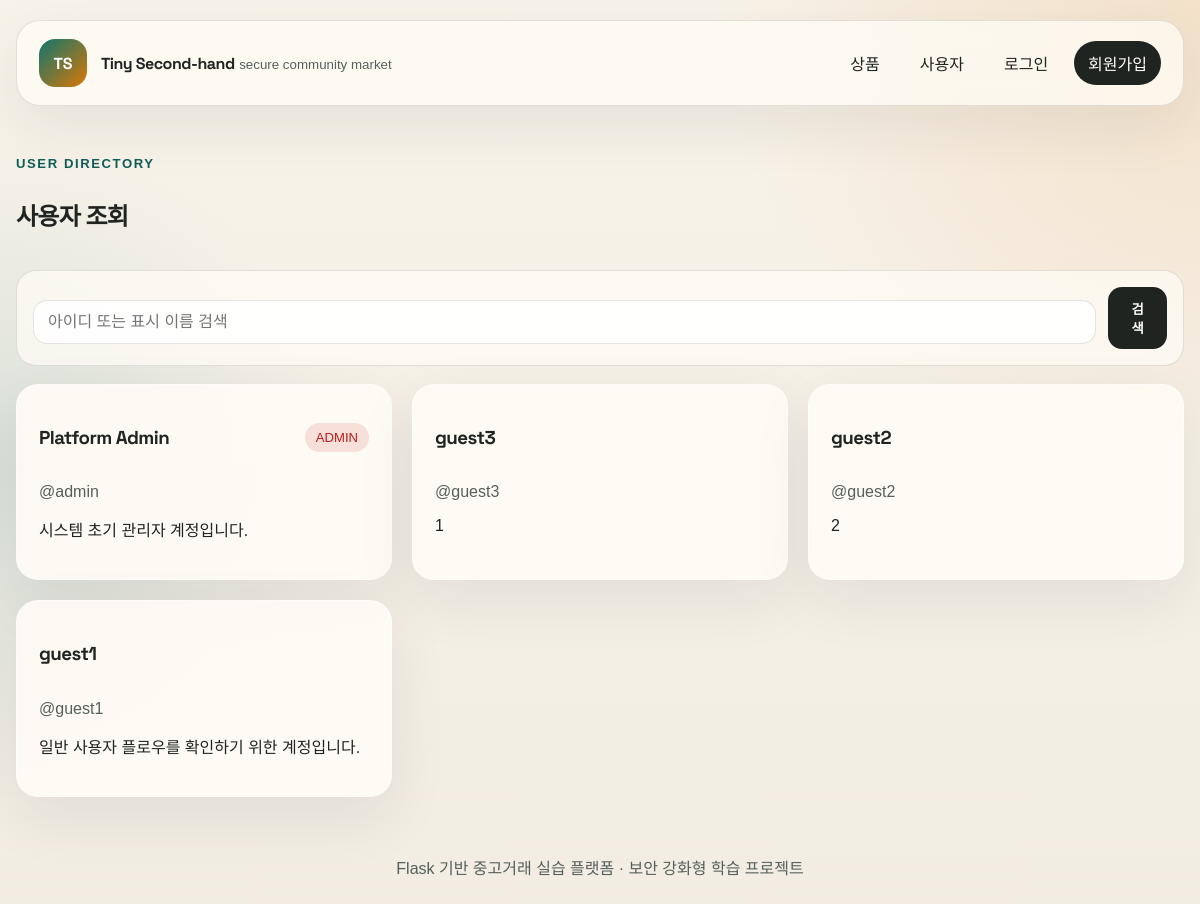
Screenshot of /users with the database file from the repository.
### app/models.py (models this page shows, shortened)
class User(db.Model, UserMixin):
    __table_args__ = (
        db.CheckConstraint("balance >= 0", name="ck_user_balance_non_negative"),
    )
    id = db.Column(db.Integer, primary_key=True)
    username = db.Column(db.String(30), unique=True, nullable=False, index=True)
    display_name = db.Column(db.String(60), nullable=False)
    password_hash = db.Column(db.String(255), nullable=False)
    bio = db.Column(db.String(300), nullable=False, default="")
    is_admin = db.Column(db.Boolean, nullable=False, default=False)
    is_suspended = db.Column(db.Boolean, nullable=False, default=False)
    is_deleted = db.Column(db.Boolean, nullable=False, default=False)
    balance = db.Column(db.Numeric(12, 2), nullable=False, default=Decimal("100000.00"))
    created_at = db.Column(db.DateTime, nullable=False, default=utcnow)
    deleted_at = db.Column(db.DateTime, nullable=True)
    updated_at = db.Column(db.DateTime, nullable=False, default=utcnow, onupdate=utcnow)
    products = db.relationship("Product", back_populates="seller", lazy="dynamic")
    reports_sent = db.relationship(
        "Report",
        foreign_keys="Report.reporter_id",
        back_populates="reporter",
        lazy="dynamic",
    )
    reports_received = db.relationship(
        "Report",
        foreign_keys="Report.target_user_id",
        back_populates="target_user",
        lazy="dynamic",
    )
    reports_reviewed = db.relationship(
        "Report",
        foreign_keys="Report.reviewed_by_id",
        back_populates="reviewed_by",
        lazy="dynamic",
    )
    messages_sent = db.relationship(
        "Message",
        foreign_keys="Message.sender_id",
        back_populates="sender",
        lazy="dynamic",
    )
    messages_received = db.relationship(
        "Message",
        foreign_keys="Message.recipient_id",
        back_populates="recipient",
        lazy="dynamic",
    )
    transfers_sent = db.relationship(
        "Transfer",
        foreign_keys="Transfer.sender_id",
        back_populates="sender",
        lazy="dynamic",
    )
    transfers_received = db.relationship(
        "Transfer",
        foreign_keys="Transfer.recipient_id",
        back_populates="recipient",
        lazy="dynamic",
    )
    admin_actions = db.relationship(
        "AdminActionLog",
        foreign_keys="AdminActionLog.admin_id",
        back_populates="admin",
        lazy="dynamic",
    )

### app/routes/main.py (the view, shortened to what this page needs)
@main_bp.route("/users")
def users():
    keyword = sanitize_text(request.args.get("q", ""), 50)
    query = User.query
    if not (current_user.is_authenticated and current_user.is_admin):
        query = query.filter(User.is_deleted.is_(False))
    users = query.order_by(User.is_admin.desc(), User.created_at.desc()).all()
    return render_template("profile/users.html", users=users, keyword=keyword)

### app/utils.py (called while the page is built)
def sanitize_text(value, max_length=None):
    cleaned = bleach.clean(
        value or "", tags=[], attributes={}, protocols=[], strip=True
    )
    cleaned = cleaned.replace("\r\n", "\n").replace("\r", "\n")
    lines = [" ".join(line.split()) for line in cleaned.split("\n")]
    cleaned = "\n".join(lines).strip()
    if max_length is not None:
        cleaned = cleaned[:max_length].strip()
    return cleaned

### app/templates/profile/users.html (shortened to what this page needs)
{% extends 'base.html' %}
{% block content %}
<section class="section-head">
    <div>
        <span class="eyebrow">User Directory</span>
        <h2>사용자 조회</h2>
    </div>
</section>
<form method="get" class="toolbar">
    <input class="input" type="text" name="q" value="{{ keyword }}" placeholder="아이디 또는 표시 이름 검색">
    <button class="btn btn-primary" type="submit">검색</button>
</form>
<section class="card-grid user-grid">
    {% for user in users %}
        <article class="user-card">
            <div>
                <div class="user-name-row">
                    <h3><a href="{{ url_for('main.user_detail', user_id=user.id) }}">{{ user.display_name }}</a></h3>
                    {% if user.is_admin %}<span class="badge badge-danger">ADMIN</span>{% endif %}
                </div>
                <p class="muted">@{{ user.username }}</p>
                <p>{{ user.bio or '소개글이 없습니다.' }}</p>
            </div>
        </article>
    {% else %}
        <article class="empty-card">
            <h3>검색 결과가 없습니다.</h3>
        </article>
    {% endfor %}
</section>
{% endblock %}

### app/static/css/style.css (style rules this page uses)
:root { --bg: #f4efe7; --bg-soft: #fbf8f2; --ink: #1f2421; --ink-soft: #55605b; --line: rgba(31, 36, 33, 0.12); --primary: #0f766e; --primary-strong: #115e59; --secondary: #d97706; --danger: #b91c1c; --warning: #b45309; --card: rgba(255, 252, 246, 0.9); --shadow: 0 20px 60px rgba(31, 36, 33, 0.08); --radius: 22px; }
* { box-sizing: border-box; }
body { margin: 0; font-family: "Noto Sans KR", sans-serif; color: var(--ink); background: radial-gradient(circle at top right, rgba(217, 119, 6, 0.14), transparent 32%), radial-gradient(circle at left center, rgba(15, 118, 110, 0.12), transparent 26%), linear-gradient(180deg, #f8f3ea 0%, #f2ece3 100%); min-height: 100vh; }
a { color: inherit; text-decoration: none; }
.brand strong, h1, h2, h3 { font-family: "Space Grotesk", "Noto Sans KR", sans-serif; letter-spacing: -0.03em; }
.brand small, .muted, .helper-text { color: var(--ink-soft); }
.hero-actions, .toolbar, .action-row, .badge-row { display: flex; align-items: center; gap: 12px; }
.hero-grid, .card-grid, .split-grid, .wallet-grid, .product-detail-grid { display: grid; gap: 20px; }
.section-head { display: flex; justify-content: space-between; align-items: end; gap: 16px; margin: 18px 0; }
.eyebrow { display: inline-block; margin-bottom: 6px; color: var(--primary-strong); font-size: 0.82rem; font-weight: 700; text-transform: uppercase; letter-spacing: 0.12em; }
.user-grid { grid-template-columns: repeat(auto-fit, minmax(280px, 1fr)); }
.product-card, .user-card, .empty-card { overflow: hidden; border-radius: var(--radius); background: var(--card); border: 1px solid rgba(255, 255, 255, 0.6); box-shadow: var(--shadow); animation: rise-in 0.45s ease; }
.card-body, .user-card, .empty-card, .panel-card, .form-card, .detail-panel, .detail-sidecard, .media-panel, .error-card { padding: 22px; }
.card-meta, .detail-meta, .user-name-row { display: flex; flex-wrap: wrap; justify-content: space-between; gap: 12px; align-items: center; }
.badge { display: inline-flex; align-items: center; padding: 7px 11px; border-radius: 999px; background: rgba(31, 36, 33, 0.08); font-size: 0.82rem; }
.badge-danger { background: rgba(185, 28, 28, 0.12); color: var(--danger); }
.btn { display: inline-flex; align-items: center; justify-content: center; gap: 8px; border: 0; border-radius: 14px; padding: 12px 18px; cursor: pointer; font-weight: 700; font-family: inherit; transition: transform 0.2s ease, opacity 0.2s ease; }
.btn-primary { background: var(--ink); color: #fff; }
.input, .textarea, select.input { width: 100%; border: 1px solid var(--line); border-radius: 14px; background: rgba(255, 255, 255, 0.88); color: var(--ink); padding: 12px 14px; margin-top: 8px; font: inherit; }
.toolbar { margin: 0 0 18px; padding: 16px; background: rgba(255, 252, 246, 0.72); border-radius: 20px; border: 1px solid var(--line); }

### rows the page displays
User: display_name "Platform Admin", is_admin "ADMIN", username "admin", bio "시스템 초기 관리자 계정입니다."
User: display_name "guest3", username "guest3", bio "1"
User: display_name "guest2", username "guest2", bio "2"
User: display_name "guest1", username "guest1", bio "일반 사용자 플로우를 확인하기 위한 계정입니다."
